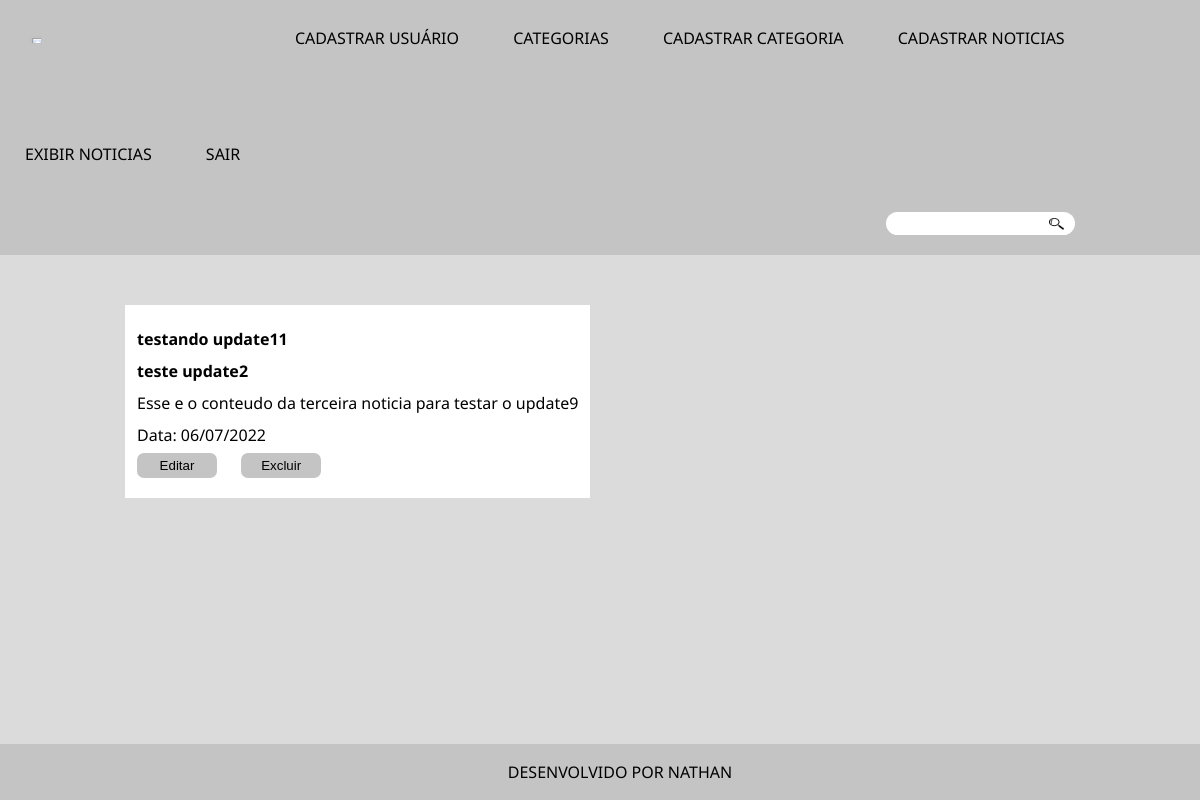
The page /noticia.php?id=3 on the database as committed earlier.
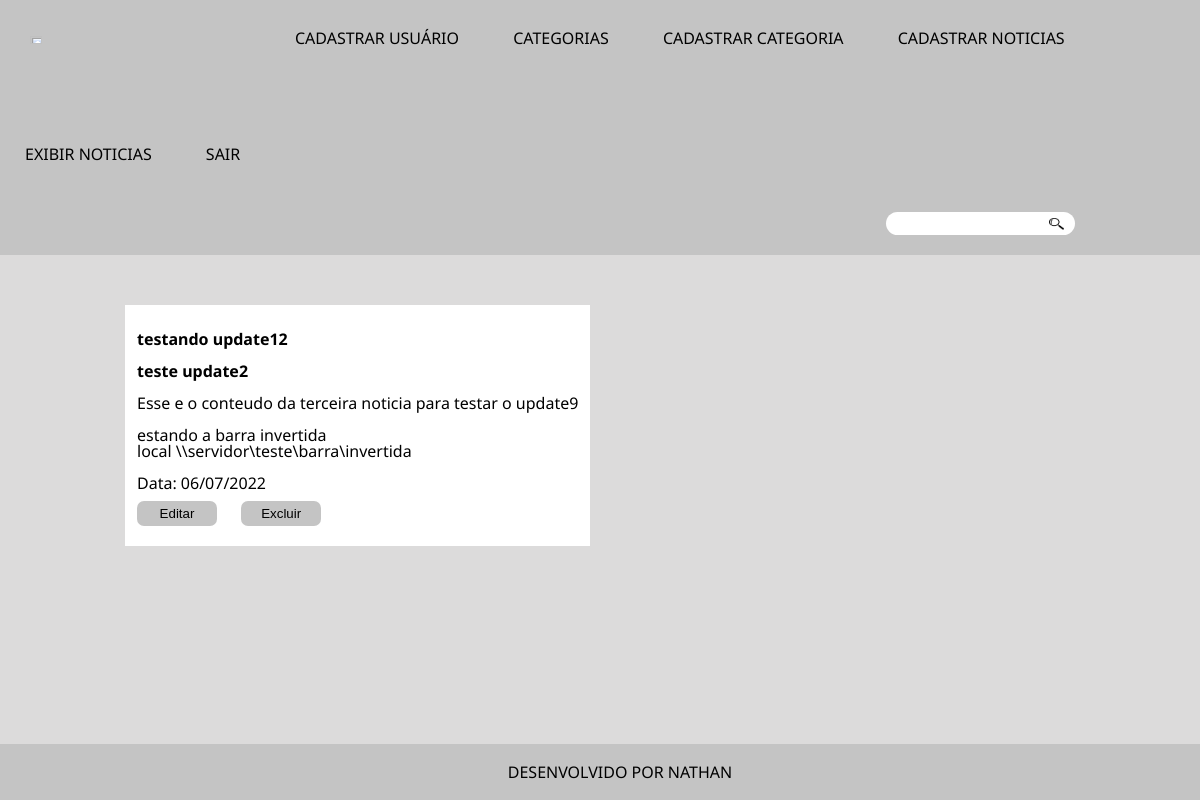
The same page on the database as committed later.
### tables this page shows
CREATE TABLE `noticias` (
  `id` int(11) NOT NULL AUTO_INCREMENT,
  `id_categoria` int(11) DEFAULT NULL,
  `titulo` varchar(150) NOT NULL,
  `conteudo` text NOT NULL,
  `data_publicacao` date DEFAULT NULL,
  PRIMARY KEY (`id`),
  KEY `id_categoria` (`id_categoria`),
  CONSTRAINT `noticias_ibfk_1` FOREIGN KEY (`id_categoria`) REFERENCES `categorias` (`id`)
);

CREATE TABLE `categorias` (
  `id` int(11) NOT NULL AUTO_INCREMENT,
  `nome` varchar(100) NOT NULL,
  PRIMARY KEY (`id`),
  UNIQUE KEY `nome` (`nome`)
);

### src/repositorio/RepositorioNoticias.php (called while the page is built, shortened)
<?php
class RepositorioNoticias
{
    private PDO $conexao;
    public function __construct(PDO $conexao)
    {
        $this->conexao = $conexao;
    }
    public function umaNoticia($id): Noticia
    {
        $sql = "SELECT noticias.id, categorias.id AS id_da_categoria, categorias.nome AS categoria, noticias.titulo, noticias.conteudo, noticias.data_publicacao
        FROM noticias JOIN categorias ON noticias.id_categoria = categorias.id WHERE noticias.id = :id;";
        $consulta = $this->conexao->prepare($sql);
        $consulta->bindValue(':id', $id);
        $consulta->execute();
        $dadosNoticia = $consulta->fetch(PDO::FETCH_ASSOC);
        $noticia = new \Noticia(
            $dadosNoticia['id'],
            new \Categoria($dadosNoticia['id_da_categoria'], $dadosNoticia['categoria']),
            $dadosNoticia['titulo'],
            $dadosNoticia['conteudo'],
            $dadosNoticia['data_publicacao']
        );
        return $noticia;
    }
}

### src/dominio/modelo/Categoria.php (called while the page is built, shortened)
<?php
class Categoria
{
    private $categoria;
    public function __construct(?int $id, string $categoria)
    {
        $this->categoria = $this->limpar($categoria);
    }
    public function categoria(): string
    {
        return $this->categoria;
    }
    private function limpar($categoria)
    {
        $categoria = trim($categoria);
        $categoria = stripcslashes($categoria);
        $categoria = htmlspecialchars($categoria);
        return $categoria;
    }
}

### src/dominio/modelo/Noticia.php (called while the page is built, shortened)
<?php
class Noticia
{
    private $id;
    private $categoria;
    private $titulo;
    private $conteudo;
    private $dataPublicacao;
    public function __construct(?int $id, Categoria $categoria, string $titulo, string $conteudo, ?string $dataPublicacao)
    {
        $this->id = $id;
        $this->categoria = $categoria;
        $this->titulo = $this->limpar($titulo);
        $this->conteudo = $this->limpar($conteudo);
        $this->dataPublicacao = $dataPublicacao;
    }
    public function id(): ?int
    {
        return $this->id;
    }
    public function titulo(): string
    {
        return $this->titulo;
    }
    public function conteudo(): string
    {
        return $this->conteudo;
    }
    public function dataPublicacao(): string
    {
        $dataPublicacaoFormatada = $this->dataPublicacao;
        $dataPublicacaoFormatada = date_create($dataPublicacaoFormatada);
        return date_format($dataPublicacaoFormatada, 'd/m/Y');
    }
    public function categoria(): string
    {
        return $this->categoria->categoria();
    }
    private function limpar($noticia)
    {
        $noticia = trim($noticia);
        $noticia = htmlspecialchars($noticia);
        return $noticia;
    }
}

### noticia.php (the view, shortened to what this page needs)
<?php
require_once 'src/dominio/modelo/Noticia.php';
require_once 'src/dominio/modelo/Categoria.php';
require_once 'src/repositorio/RepositorioNoticias.php';
$conexao = Conexao::criarConexao();
$repositorioNoticias = new RepositorioNoticias($conexao);
$id = $_GET['id'];
$noticia = $repositorioNoticias->umaNoticia($id);
?>
<!DOCTYPE html>
<html lang="pt-br">
<head>
    <link rel="stylesheet" href="reset.css">
    <link rel="stylesheet" href="style.css">
</head>
    <main>
        <section class="conteudo-completo">
                <h2><?php echo $noticia->titulo(); ?></h2>
                <h3><?php echo $noticia->categoria(); ?></h3>
                    <p>
                        <?php echo nl2br($noticia->conteudo()); ?>
                   </p>
                   <br>
                   <p>
                    Data: <?php echo $noticia->dataPublicacao(); ?>
                   </p>
                <div class="botao-editar">
                    <button><a href="editar.php?id=<?php  echo $noticia->id(); ?>">Editar</a></button>
                </div>
                <div class="botao-editar">
                    <button><a href="excluir.php?id=<?php  echo $noticia->id(); ?>">Excluir</a></button>
                </div>
        </section>
    </main>

Rows that differ between the two databases and show on the page:
changed noticias "teste update2": titulo "testando update11" → "testando update12"; conteudo "Esse e o conteudo da terceira noticia para testar o update9" → "Esse e o conteudo da terceira noticia para testar o update9 estando a barra invertida local \\\\servidor\\teste\\barra\\invertida"
